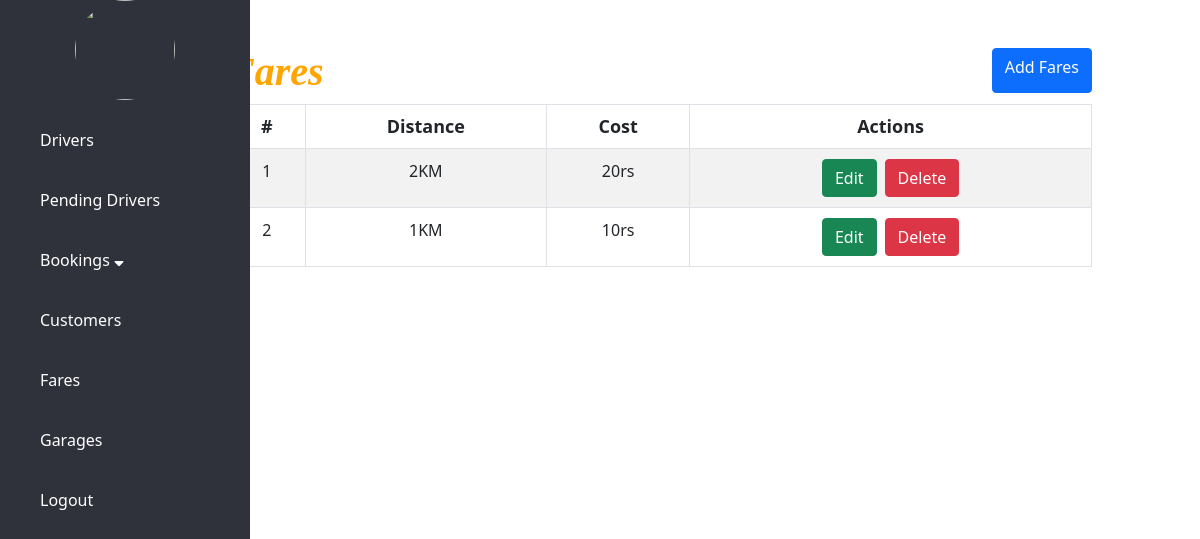
The page /admin/viewfares.php on the database its author committed.
### tables this page shows
CREATE TABLE `fares` (
  `id` int(255) NOT NULL,
  `distance` varchar(255) NOT NULL,
  `cost` varchar(255) NOT NULL
);

### admin/viewfares.php (the view, shortened to what this page needs)
<?php
$result = mysqli_query($mysqli, "SELECT * FROM fares ORDER BY id DESC");
include 'admin-header.php';
?>
<div class="main pt-5">
    <div class="tablebox">
        <div class="d-flex justify-content-between">
            <h1 style="margin-top: 0"> Fares</h1>
            <a class="btn btn-primary" data-bs-toggle="modal" data-bs-target="#exampleModal" style="height:45px;">Add
                Fares</a>
        </div>
        <table class="table table-striped table-bordered">
            <thead>
                <tr>
                    <th scope="col">#</th>
                    <th>Distance</th>
                    <th>Cost</th>
                    <th>Actions</th>
                </tr>
            </thead>
            <tbody>
                <?php
                $slno = 1;
                while ($res = mysqli_fetch_array($result)) {
                    echo "<tr>";
                    echo "<td>" . $slno . "</td>";
                    echo "<td>" . $res['distance'] . "</td>";
                    echo "<td>" . $res['cost'] . "</td>";
                    ?>
                <td>
                    <div class="d-flex justify-content-center">
                        <form action="" method="POST">
                            <input type="submit" name="edit" class="btn btn-success" Value="Edit">
                        </form>
                        <form action="" method="POST" class="ms-2">
                            <input type="submit" name="delete" class="btn btn-danger" value="Delete">
                        </form>
                </td>
                <?php echo "</tr>";
                    $slno++;
                }
                ?>
            </tbody>
        </table>
        </body>
        </html>

### assets/css/dashboard.css (style rules this page uses)
body { margin: 0; padding: 0; font-family: "Roboto",sans-serif; }

### assets/css/comman-table.css (style rules this page uses)
.tablebox h1 { color: orange; margin-top: 80px; font-weight: bold; font-style: italic; font-family: serif; }
.tablebox { width: 80%; margin: auto; text-transform: capitalize; }
.tablebox .table tr td, th { padding: 10px; text-align: center; }
table th { font-size: 18px;text-align: center; }

### admin/viewfares.php (style rules this page uses)
.main { margin-left: 10% }

### rows shown on the page
fares: distance "2KM", cost "20rs"
fares: distance "1KM", cost "10rs"
